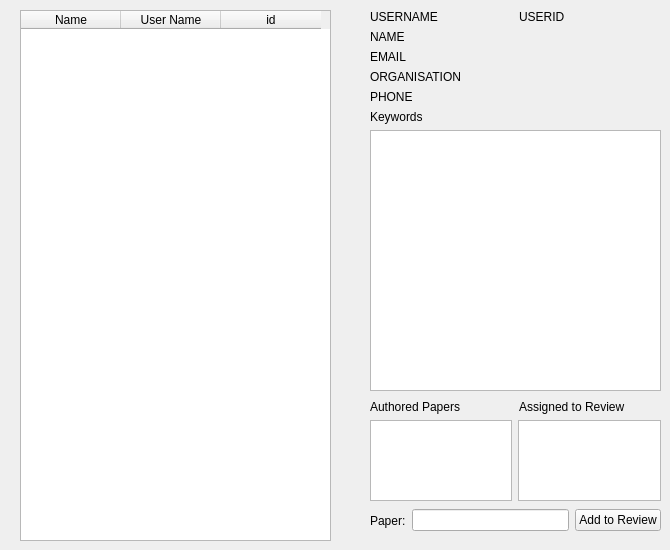
      <widget class="QWidget" name="usersTab">
       <attribute name="title">
        <string>User Management</string>
       </attribute>
       <widget class="QTableWidget" name="tableWidget_2">
        <property name="geometry">
         <rect>
          <x>20</x>
          <y>10</y>
          <width>311</width>
          <height>531</height>
         </rect>
        </property>
        <column>
         <property name="text">
          <string>Name</string>
         </property>
        </column>
        <column>
         <property name="text">
          <string>User Name</string>
         </property>
        </column>
        <column>
         <property name="text">
          <string>id</string>
         </property>
        </column>
       </widget>
       <widget class="QWidget" name="verticalLayoutWidget_6">
        <property name="geometry">
         <rect>
          <x>370</x>
          <y>10</y>
          <width>291</width>
          <height>381</height>
         </rect>
        </property>
        <layout class="QVBoxLayout" name="verticalLayout_6">
         <item>
          <layout class="QHBoxLayout" name="horizontalLayout_8">
           <item>
            <widget class="QLabel" name="username_5">
             <property name="text">
              <string>USERNAME</string>
             </property>
            </widget>
           </item>
           <item>
            <widget class="QLabel" name="userid_5">
             <property name="text">
              <string>USERID</string>
             </property>
            </widget>
           </item>
          </layout>
         </item>
         <item>
          <widget class="QLabel" name="name_5">
           <property name="text">
            <string>NAME</string>
           </property>
          </widget>
         </item>
         <item>
          <widget class="QLabel" name="email_5">
           <property name="text">
            <string>EMAIL</string>
           </property>
          </widget>
         </item>
         <item>
          <widget class="QLabel" name="organisation_5">
           <property name="text">
            <string>ORGANISATION</string>
           </property>
          </widget>
         </item>
         <item>
          <widget class="QLabel" name="phone_5">
           <property name="text">
            <string>PHONE</string>
           </property>
          </widget>
         </item>
         <item>
          <widget class="QLabel" name="label_10">
           <property name="text">
            <string>Keywords</string>
           </property>
          </widget>
         </item>
         <item>
          <widget class="QListWidget" name="userKeyList"/>
         </item>
        </layout>
       </widget>
       <widget class="QWidget" name="horizontalLayoutWidget_2">
        <property name="geometry">
         <rect>
          <x>370</x>
          <y>500</y>
          <width>291</width>
          <height>41</height>
         </rect>
        </property>
        <layout class="QHBoxLayout" name="horizontalLayout_6">
         <item>
          <widget class="QLabel" name="label_4">
           <property name="text">
            <string>Paper:</string>
           </property>
          </widget>
         </item>
         <item>
          <widget class="QLineEdit" name="toReview"/>
         </item>
         <item>
          <widget class="QPushButton" name="addAsReviewer">
           <property name="text">
            <string>Add to Review</string>
           </property>
          </widget>
         </item>
        </layout>
       </widget>
       <widget class="QWidget" name="verticalLayoutWidget_15">
        <property name="geometry">
         <rect>
          <x>370</x>
          <y>400</y>
          <width>291</width>
          <height>101</height>
         </rect>
        </property>
        <layout class="QVBoxLayout" name="verticalLayout_17">
         <item>
          <layout class="QHBoxLayout" name="horizontalLayout_23">
           <item>
            <widget class="QLabel" name="label_30">
             <property name="text">
              <string>Authored Papers</string>
             </property>
            </widget>
           </item>
           <item>
            <widget class="QLabel" name="label_28">
             <property name="text">
              <string>Assigned to Review</string>
             </property>
            </widget>
           </item>
          </layout>
         </item>
         <item>
          <layout class="QHBoxLayout" name="horizontalLayout_24">
           <item>
            <widget class="QListWidget" name="authoredPapers"/>
           </item>
           <item>
            <widget class="QListWidget" name="assignedPapers"/>
           </item>
          </layout>
         </item>
        </layout>
       </widget>
      </widget>
